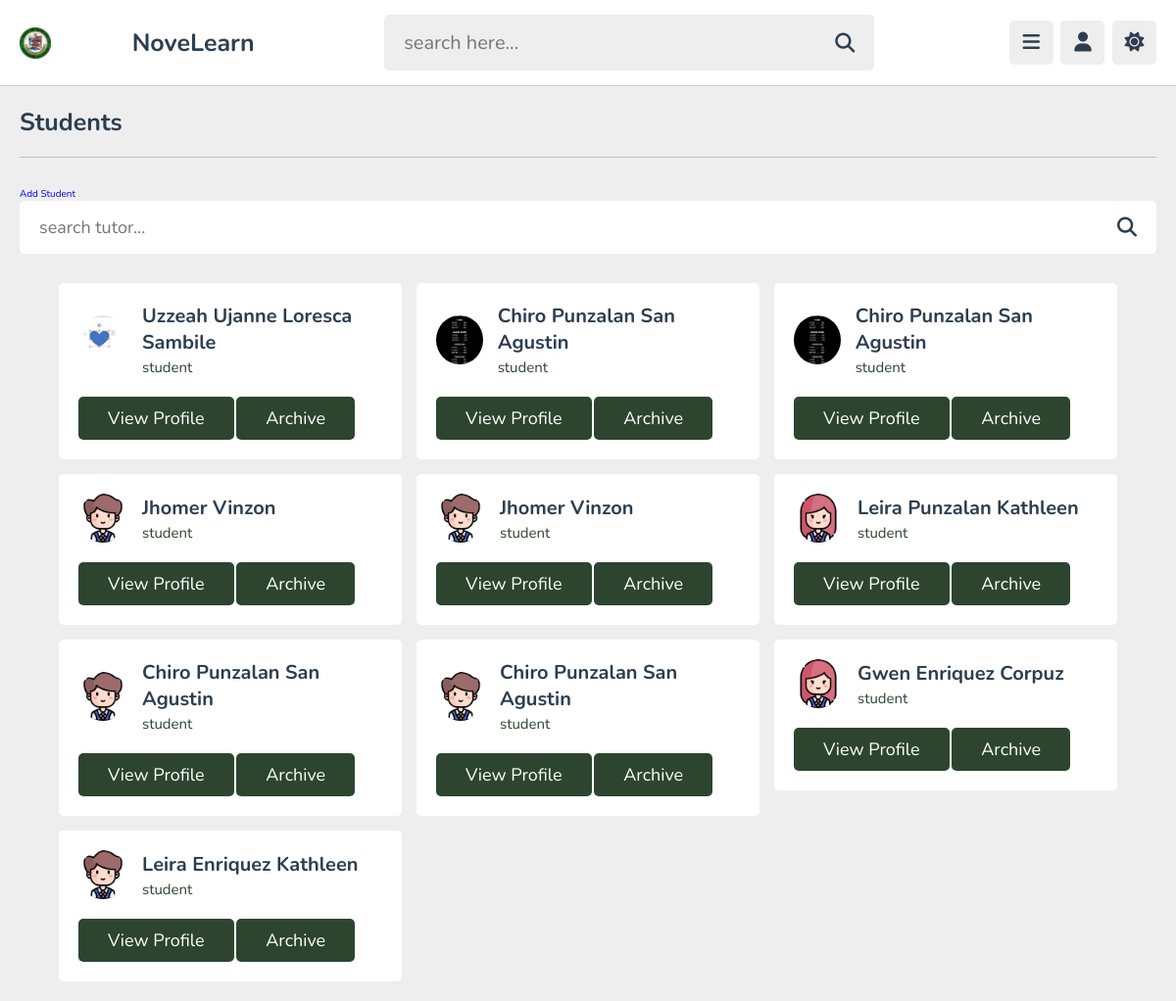
Screenshot of /teacher/students.php (signed in) with the database file from the repository.
### tables this page shows
CREATE TABLE `users` (
  `id` varchar(20) NOT NULL,
  `fname` varchar(50) NOT NULL,
  `mname` varchar(50) NOT NULL,
  `lname` varchar(50) NOT NULL,
  `dob` date NOT NULL,
  `address` varchar(100) NOT NULL,
  `email` varchar(50) NOT NULL,
  `contactnum` varchar(50) NOT NULL,
  `student_number` varchar(20) NOT NULL,
  `password` varchar(50) NOT NULL,
  `image` varchar(100) NOT NULL,
  `batch_number` varchar(10) NOT NULL
);

### teacher/students.php (the view, shortened to what this page needs)
<?php
include '../components/connect.php';
?>
<!DOCTYPE html>
<html lang="en">
<head>
   <link rel="stylesheet" href="https://cdnjs.cloudflare.com/ajax/libs/font-awesome/6.2.0/css/all.min.css">
   <link rel="stylesheet" href="../css/style.css">
</head>
<body>
<?php include '../components/teacher_header.php'; ?>
<section class="teachers">
   <h1 class="heading">Students</h1>
   <a href="register-student.php" class="add">Add Student</a>
   <form action="search_tutor.php" method="post" class="search-tutor">
      <input type="text" name="search_tutor" maxlength="100" placeholder="search tutor..." required>
      <button type="submit" name="search_tutor_btn" class="fas fa-search"></button>
   </form>
   <div class="box-container">
      <?php
         $select_tutors = $conn->prepare("SELECT * FROM `users`");
         $select_tutors->execute();
         if($select_tutors->rowCount() > 0){
            while($fetch_tutor = $select_tutors->fetch(PDO::FETCH_ASSOC)){
      ?>
      <div class="box">
         <div class="tutor">
            <img src="../teacher/uploaded_files/<?= $fetch_tutor['image']; ?>" alt="">
            <div>
            <h3><?= htmlspecialchars($fetch_tutor['fname'] . ' ' . $fetch_tutor['mname'] . ' ' . $fetch_tutor['lname']); ?></h3>
               <span>student</span>
            </div>
         </div>
         <form  method="post">
            <a href="student_profile.php?user_id=<?= $fetch_tutor['id']; ?>" class="inline-btn">View Profile</a>
            <input type="submit" value="archive" name="tutor_fetch" class="inline-btn">
         </form>
      </div>
      <?php
            }
         }else{
            echo '<p class="empty">no tutors found!</p>';
         }
      ?>
   </div>
</section>
</body>
</html>

### css/style.css (style rules this page uses)
:root { --main-color:#2D452F; --red:#e74c3c; --oragen:#f39c12; --white:#fff; --black:#2c3e50; --light-color:#888; --light-bg:#eee; --border:.1rem solid rgba(0,0,0,.2); }
* { font-family: 'Nunito', sans-serif; margin: 0; padding: 0; box-sizing: border-box; outline: none; border: none; text-decoration: none; }
html { font-size: 62.5%; overflow-x: hidden; }
body { background-color: var(--light-bg); padding-left: 30rem; }
section { padding:2rem; max-width: 1200px; margin: 0 auto; }
.btn, .option-btn, .delete-btn, .inline-btn, .inline-option-btn, .inline-delete-btn { border-radius: .5rem; padding: 1rem 3rem; font-size: 1.8rem; color: #fff; margin-top: 1rem; text-transform: capitalize; cursor: pointer; text-align: center; }
.inline-btn, .inline-option-btn, .inline-delete-btn { display: inline-block; }
.btn, .inline-btn { background-color: var(--main-color); }
.heading { padding-bottom: 1.8rem; border-bottom: var(--border); font-size: 2.5rem; color: var(--black); text-transform: capitalize; margin-bottom: 3rem; }
.teachers .search-tutor { margin-bottom: 3rem; display: flex; align-items: center; gap: 1.5rem; padding: 1.5rem 2rem; background-color: var(--white); border-radius: .5rem; }
.teachers .search-tutor input { width: 100%; font-size: 1.8rem; color: var(--black); background: none; }
.teachers .search-tutor button { font-size: 2rem; cursor: pointer; color: var(--black); background: none; }
.teachers .box-container { display: grid; grid-template-columns: repeat(auto-fit, 35rem); gap: 1.5rem; align-items: flex-start; justify-content: center; }
.teachers .box-container .box { border-radius: .5rem; padding: 2rem; background-color: var(--white); }
.teachers .box-container .box .tutor { margin-bottom: 1rem; display: flex; align-items: center; gap: 1.5rem; }
.teachers .box-container .box .tutor img { height: 5rem; width: 5rem; object-fit: cover; border-radius: 50%; }
.teachers .box-container .box .tutor h3 { color: var(--black); font-size: 2rem; margin-bottom: .2rem; }
.teachers .box-container .box .tutor span { color: var(--main-color); font-size: 1.5rem; }
@media (max-width:1200px) { body { padding-left: 0; } }

### rows the page displays
users: image (picture), fname+mname+lname "Uzzeah Ujanne Loresca Sambile"
users: image (picture), fname+mname+lname "Chiro Punzalan San Agustin"
users: image (picture), fname+mname+lname "Chiro Punzalan San Agustin"
users: image (picture), fname+mname+lname "Jhomer Vinzon"
users: image (picture), fname+mname+lname "Jhomer Vinzon"
users: image (picture), fname+mname+lname "Leira Punzalan Kathleen"
users: image (picture), fname+mname+lname "Chiro Punzalan San Agustin"
users: image (picture), fname+mname+lname "Chiro Punzalan San Agustin"
users: image (picture), fname+mname+lname "Gwen Enriquez Corpuz"
users: image (picture), fname+mname+lname "Leira Enriquez Kathleen"
